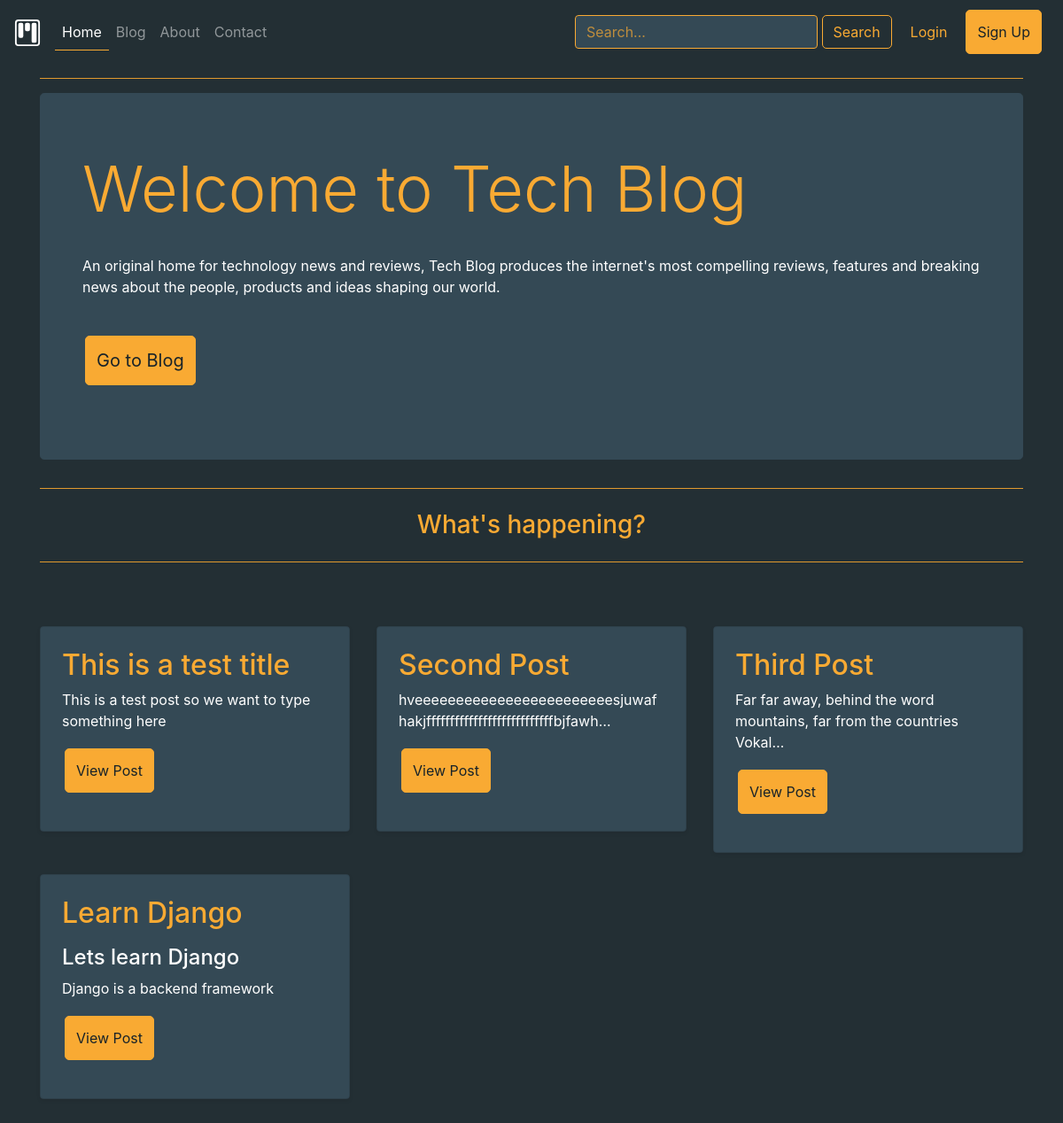
The page / on the database its author committed.
### blogApp/models.py (models this page shows, shortened)
class Post(models.Model):
    sno = models.AutoField(primary_key = True)
    title = models.CharField(max_length=255)
    content = models.TextField()
    author = models.CharField(max_length=100)
    timeStamp = models.DateTimeField(blank = True)
    slug = models.CharField(max_length=130)
    views = models.IntegerField(default=0)

### homeApp/views.py (the view)
# urls.py: path('', views.home, name='home'),
def home(request):
    allPosts = Post.objects.all()
    context = {'allPosts' : allPosts}
    return render(request, 'homeApp/home.html', context)

### templates/homeApp/home.html (shortened to what this page needs)
{% extends 'base.html' %}
{% load static %}
{% block homeActive %} active {% endblock homeActive %}
{% block body %}
<div class="container ">
<hr>
  <div class="jumbotron">
    <div class="container">
      <h1 class="display-3">Welcome to Tech Blog</h1>
      <br>
      <p>An original home for technology news and reviews, Tech Blog produces the internet's most compelling
        reviews, features and breaking news about the people, products and ideas shaping our world.</p>
      <br>
      <p><a class="btn btn-primary btn-lg" href="/blog" role="button" style="border-radius: 5px;"><span>Go to Blog</span></a></p>
    </div>
  </div>
</div>
<div class="container">
  <hr class="my-4">
  <h3 class="display-5">
    <center>What's happening? </center>
  </h3>
  <hr class="my-4">
  <br>
  <br>
  <div class="row mb-2">
    {% for post in allPosts %}
    <div class="col-md-4">
      <div class="row no-gutters rounded overflow-hidden flex-md-row mb-4 shadow-sm h-md-250 position-relative">
        <div class="card col p-4 d-flex flex-column position-static" >
        <div id = "updateBox">
        <h2>{{post.title}}</h2>
          <p>{{post.content|safe | truncatechars:70}} </p>
          <p><a class="btn btn-primary" href="/blog/{{post.slug}}" role="button" style="border-radius: 5px;"><span>View Post</span></a></p>
        </div>
        </div>
      </div>
    </div>
    {% endfor %}
  </div>
</div>
{% endblock body %}

### static/button.css (style rules this page uses)
.btn-primary { background-color: #F9AA33 !important; color: #182329; border: 0.5px solid #F9AA33; transition: all 0.5s; cursor: pointer; text-align: center; padding: 12px; margin: 3px; }
.btn-primary span { cursor: pointer; display: inline-block; position: relative; transition: 0.5s; }
.btn-primary span:after { content: '\00bb'; position: absolute; opacity: 0; top: 0; right: -20px; transition: 0.5s; }

### static/background.css (style rules this page uses)
body { background: #232F34; }
p, h4, .preview, #text { color: white; }
h2, h1, h3, .text-primary { color: #F9AA33 !important; }
hr { background: #F9AA33 !important; }
.jumbotron { background-color: #344955; margin-top: 1em; border: 0.5px solid #344955; }
.d-flex, .flex-column { background-color: #344955 !important; margin: 0px !important; }
::placeholder { color: #F9AA33 !important; opacity: 0.7 !important; }

### rows shown on the page
Post: title "This is a test title", content "This is a test post so we want to type something here"
Post: title "Second Post", content "hveeeeeeeeeeeeeeeeeeeeeeeesjuwafhakjfffffffffffffffffffffffffffbjfawh…"
Post: title "Third Post", content "Far far away, behind the word mountains, far from the countries Vokal…"
Post: title "Learn Django", content "Lets learn Django Django is a backend framework"
